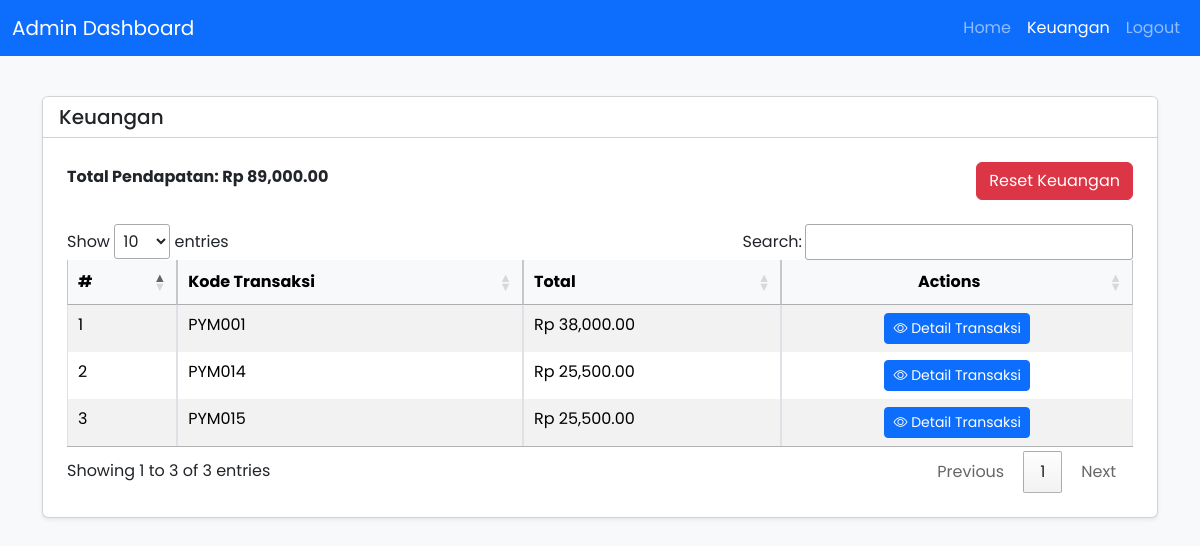
Screenshot of /admin/keuangan.php (signed in) with the database file from the repository.
### tables this page shows
CREATE TABLE `transaksi` (
  `id` int(11) NOT NULL,
  `kode_transaksi` varchar(255) NOT NULL,
  `total_amount` decimal(10,2) NOT NULL,
  `created_at` timestamp NOT NULL DEFAULT current_timestamp()
);

### admin/controller/viewitems.php (called while the page is built, shortened)
<?php
$sqltransaksi = '
    SELECT
        transaksi.id AS transaksi_id,
        transaksi.kode_transaksi,
        transaksi.total_amount,
        transaksi.created_at AS transaksi_date,
        GROUP_CONCAT(detail_transaksi.jumlah ORDER BY detail_transaksi.menu_id) AS jumlah_items,
        GROUP_CONCAT(detail_transaksi.harga ORDER BY detail_transaksi.menu_id) AS harga_items,
        GROUP_CONCAT(menu.nama ORDER BY detail_transaksi.menu_id) AS nama_items
    FROM transaksi
    LEFT JOIN detail_transaksi
        ON transaksi.id = detail_transaksi.transaksi_id
    LEFT JOIN menu
        ON detail_transaksi.menu_id = menu.id
    GROUP BY transaksi.id
';
$transactions = $pdo->prepare($sqltransaksi);
$transactions->execute();
$transaksi = $transactions->fetchAll(PDO::FETCH_ASSOC);

### admin/keuangan.php (the view, shortened to what this page needs)
<!DOCTYPE html>
<html lang="en">
<?php
include '../config/config.php';
include 'controller/viewitems.php';
?>
<head>
    <link rel="stylesheet" href="../assets/bootstrap/bootstrap.css">
    <link rel="stylesheet" href="../assets/bootstrap/custom-bootstrap.css">
    <link href="https://cdn.datatables.net/1.12.1/css/jquery.dataTables.min.css" rel="stylesheet">
    <link href="https://cdn.jsdelivr.net/npm/bootstrap-icons/font/bootstrap-icons.css" rel="stylesheet">
</head>
<body class="bg-light">
    <nav class="navbar navbar-expand-lg navbar-dark bg-primary fixed-top">
        <div class="container-fluid">
            <a class="navbar-brand" href="#">Admin Dashboard</a>
            <div class="collapse navbar-collapse" id="navbarNav">
                <ul class="navbar-nav ms-auto">
                    <li class="nav-item">
                        <a class="nav-link " href="index.php">Home</a>
                    </li>
                    <li class="nav-item">
                        <a class="nav-link active" href="keuangan.php">Keuangan</a>
                    </li>
                    <li class="nav-item">
                        <a class="nav-link" href="controller/logout.php">Logout</a>
                    </li>
                </ul>
            </div>
        </div>
    </nav>
    <div class="container mt-5 pt-5">
        <div class="card shadow-sm">
            <div class="card-header bg-white d-flex justify-content-between align-items-center">
                <h5 class="mb-0">Keuangan</h5>
            </div>
            <div class="card-body p-4">
                <div class="d-flex align-items-center justify-content-between mb-4">
                    <div>
                        <?php
                        $totalPendapatan = 0;
                        foreach ($transaksi as $row) {
                            $totalPendapatan += $row['total_amount'];
                        }
                        ?>
                        <h6><strong>Total Pendapatan: Rp <?php echo number_format($totalPendapatan, 2); ?></strong></h6>
                    </div>
                    <a class="btn btn-danger" onclick="confirm('Apakah anda ingin menghapus seluruh keuangan?')" href="controller/reset_keuangan.php?reset=true">Reset Keuangan</a>
                </div>
                <div class="table-responsive">
                    <table id="menuTable" class="table table-bordered table-striped">
                        <thead class="table-light">
                            <tr>
                                <th scope="col">#</th>
                                <th scope="col">Kode Transaksi</th>
                                <th scope="col">Total</th>
                                <th scope="col" class="text-center">Actions</th>
                            </tr>
                        </thead>
                        <tbody>
                            <?php
                            $no = 1;
                            foreach ($transaksi as $row) {
                                $modalId = "viewForm" . $row['transaksi_id'];
                            ?>
                                <tr>
                                    <td scope="row"><?php echo $no++; ?></td>
                                    <td><?php echo $row['kode_transaksi'] ?></td>
                                    <td>Rp <?php echo number_format($row['total_amount'], 2); ?></td>
                                    <td class="text-center">
                                        <button class="btn btn-primary btn-sm"
                                            data-bs-toggle="modal"
                                            data-bs-target="#<?php echo $modalId; ?>">
                                            <i class="bi bi-eye"></i> Detail Transaksi
                                        </button>
                                    </td>
                                </tr>
                            <?php
                            }
                            ?>
                        </tbody>
                    </table>
                </div>
            </div>
        </div>
    </div>
</body>
</html>

### rows the page displays
transaksi: kode_transaksi "PYM001", total_amount "38,000.00"
transaksi: kode_transaksi "PYM014", total_amount "25,500.00"
transaksi: kode_transaksi "PYM015", total_amount "25,500.00"

### other values shown
$totalPendapatan "89,000.00"
